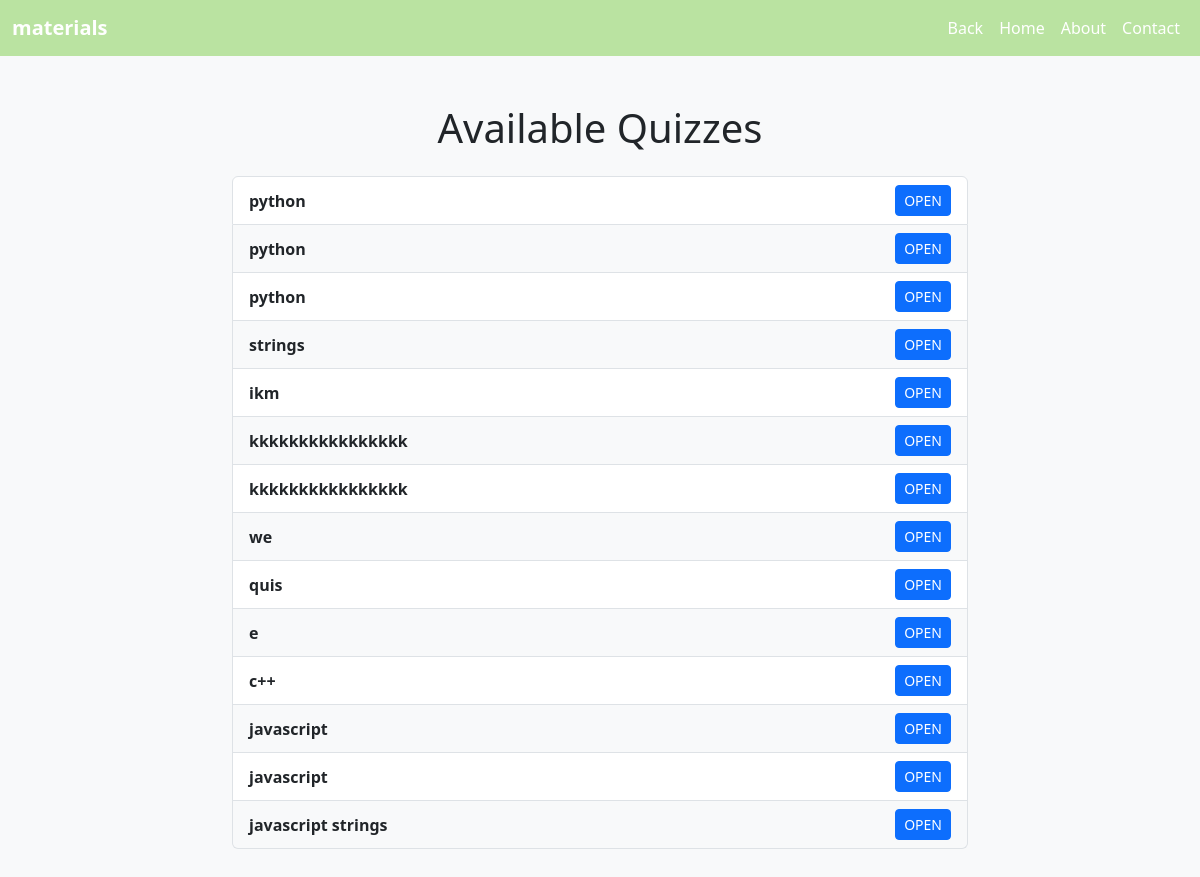
The page /quizzes/ on the database as committed earlier.
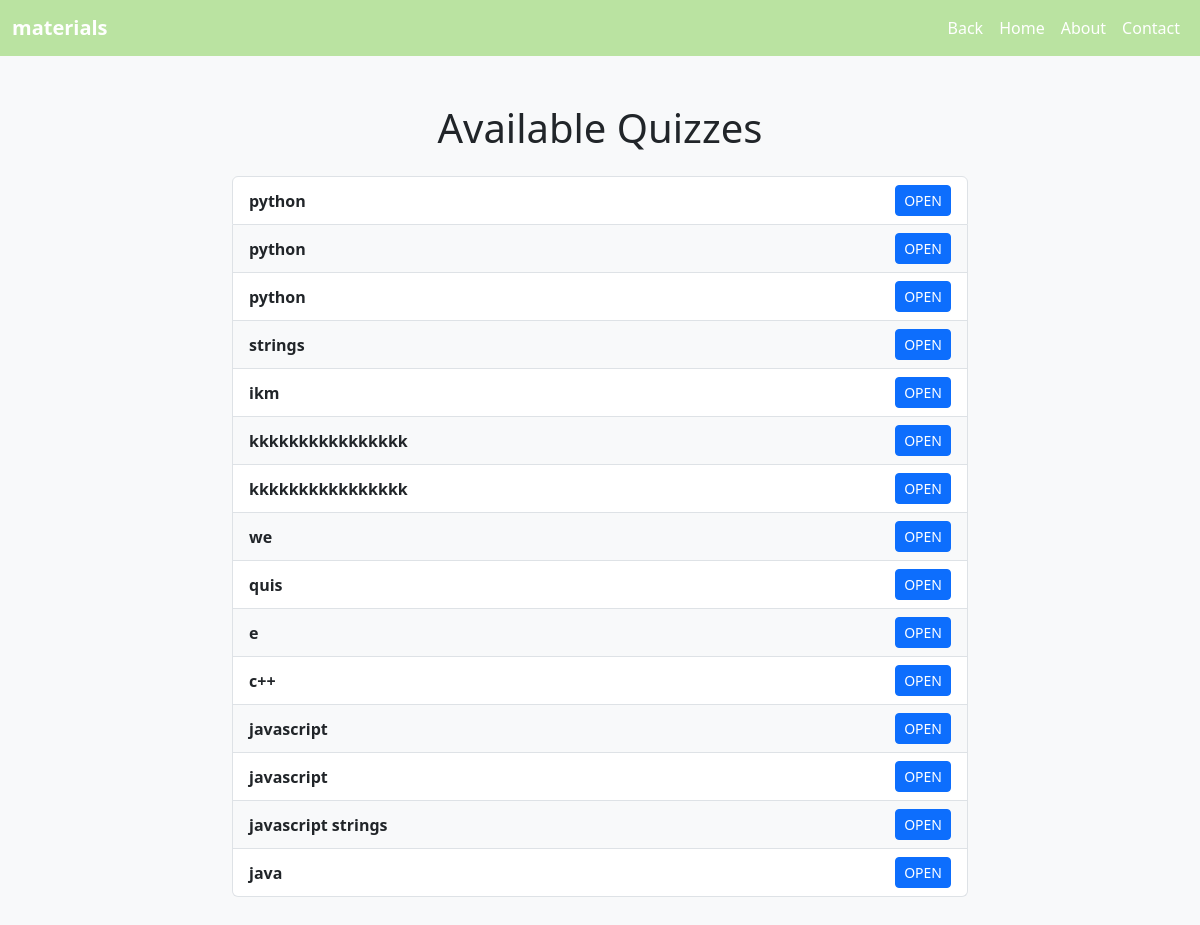
The same page on the database as committed later.
### lms/models.py (models this page shows, shortened)
class Quiz(models.Model):
    course_content = models.ForeignKey('CourseContent', on_delete=models.CASCADE, related_name='quizzes',null=True, blank=True)
    title = models.CharField(max_length=255)
    description = models.TextField()
    marks = models.IntegerField(default=1)  # Ensure this field exists in your model
    time_limit = models.IntegerField(default=10)

### lms/views.py (the view)
# urls.py: path('quizzes/',quiz_list,name='quiz_list'),
def quiz_list(request):
    quizzes = Quiz.objects.all()  # Get all quizzes from the database
    return render(request, 'quiz_list.html', {'quizzes': quizzes})

### lms/templates/quiz_list.html (shortened to what this page needs)
<!DOCTYPE html>
<html>
<head>
    <link href="https://cdn.jsdelivr.net/npm/bootstrap@5.3.0/dist/css/bootstrap.min.css" rel="stylesheet">
</head>
<body class="bg-light">
  <body>
    <nav class="navbar navbar-expand-lg" style="background-color: hwb(97 63% 11%);">
      <div class="container-fluid">
        <a class="navbar-brand text-white" href="#" style="font-weight: bold;">materials</a>
        <div class="collapse navbar-collapse" id="navbarNav">
          <ul class="navbar-nav ms-auto">
            <li class="nav-item">
              <a class="nav-link text-white active" aria-current="page" href="{% url 'view_all'%}" style="font-size: 16px;">Back </a>
            </li>
            <li class="nav-item">
              <a class="nav-link text-white active" aria-current="page" href="{% url 'teacher_dashboard'%}" style="font-size: 16px;">Home </a>
            </li>
            <li class="nav-item">
              <a class="nav-link text-white" href="#" style="font-size: 16px;">About</a>
            </li>
            <li class="nav-item">
              <a class="nav-link text-white" href="#" style="font-size: 16px;">Contact          </a>
            </li>
          </ul>
        </div>
      </div>
    </nav>
    <div class="container my-5">
        <h1 class="text-center mb-4">Available Quizzes</h1>
        <div class="row">
            <div class="col-md-8 offset-md-2">
                <div class="list-group">
                    {% for quiz in quizzes %}
                        <div class="list-group-item d-flex justify-content-between align-items-center
                            {% cycle 'bg-white' 'bg-light' %}">
                            <span class="fw-bold">{{ quiz.title }}</span>
                            <a href="{% url 'attempt_quiz' quiz.id %}" class="btn btn-primary btn-sm">
                                OPEN
                            </a>
                        </div>
                    {% empty %}
                        <div class="alert alert-warning text-center" role="alert">
                            No quizzes available.
                        </div>
                    {% endfor %}
                </div>
            </div>
        </div>
    </div>
</body>
</html>

Rows that differ between the two databases and show on the page:
added Quiz: title "java"
